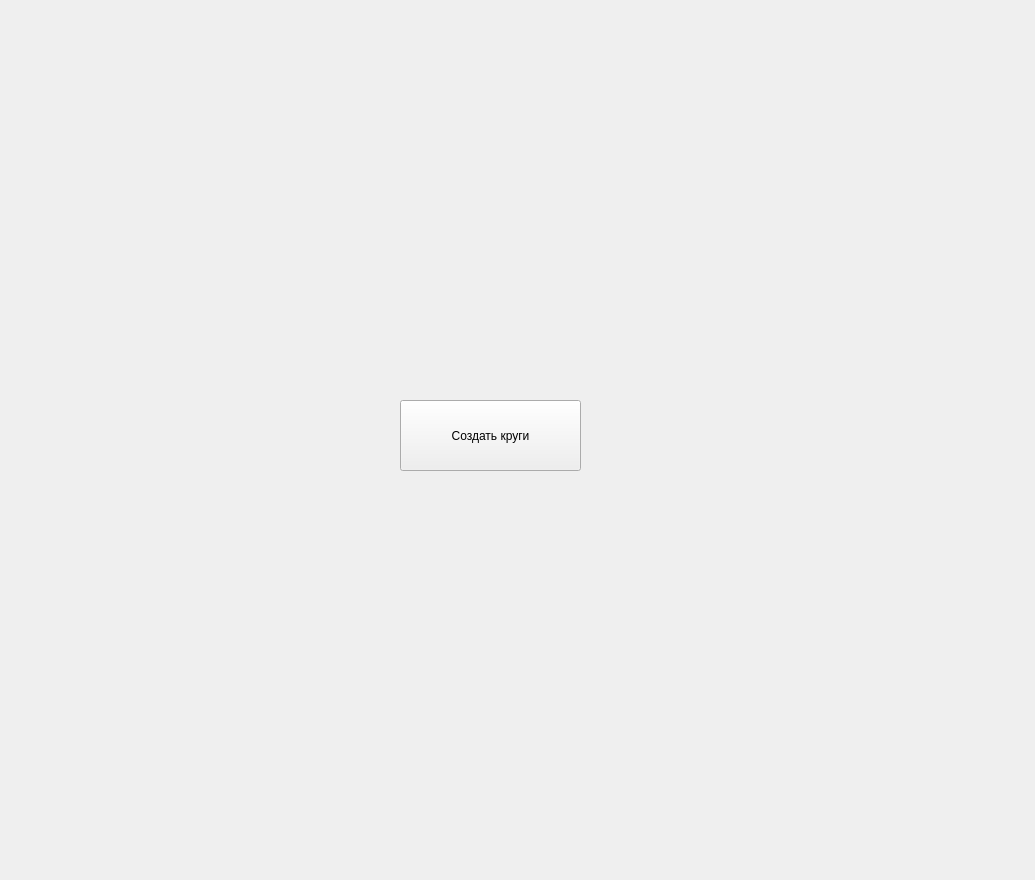
<?xml version="1.0" encoding="UTF-8"?>
<ui version="4.0">
 <class>MainWindow</class>
 <widget class="QWidget" name="MainWindow">
  <property name="geometry">
   <rect>
    <x>0</x>
    <y>0</y>
    <width>1035</width>
    <height>880</height>
   </rect>
  </property>
  <property name="windowTitle">
   <string>Form</string>
  </property>
  <widget class="QPushButton" name="pushButton">
   <property name="geometry">
    <rect>
     <x>400</x>
     <y>400</y>
     <width>181</width>
     <height>71</height>
    </rect>
   </property>
   <property name="text">
    <string>Создать круги</string>
   </property>
  </widget>
 </widget>
 <resources/>
 <connections/>
</ui>
